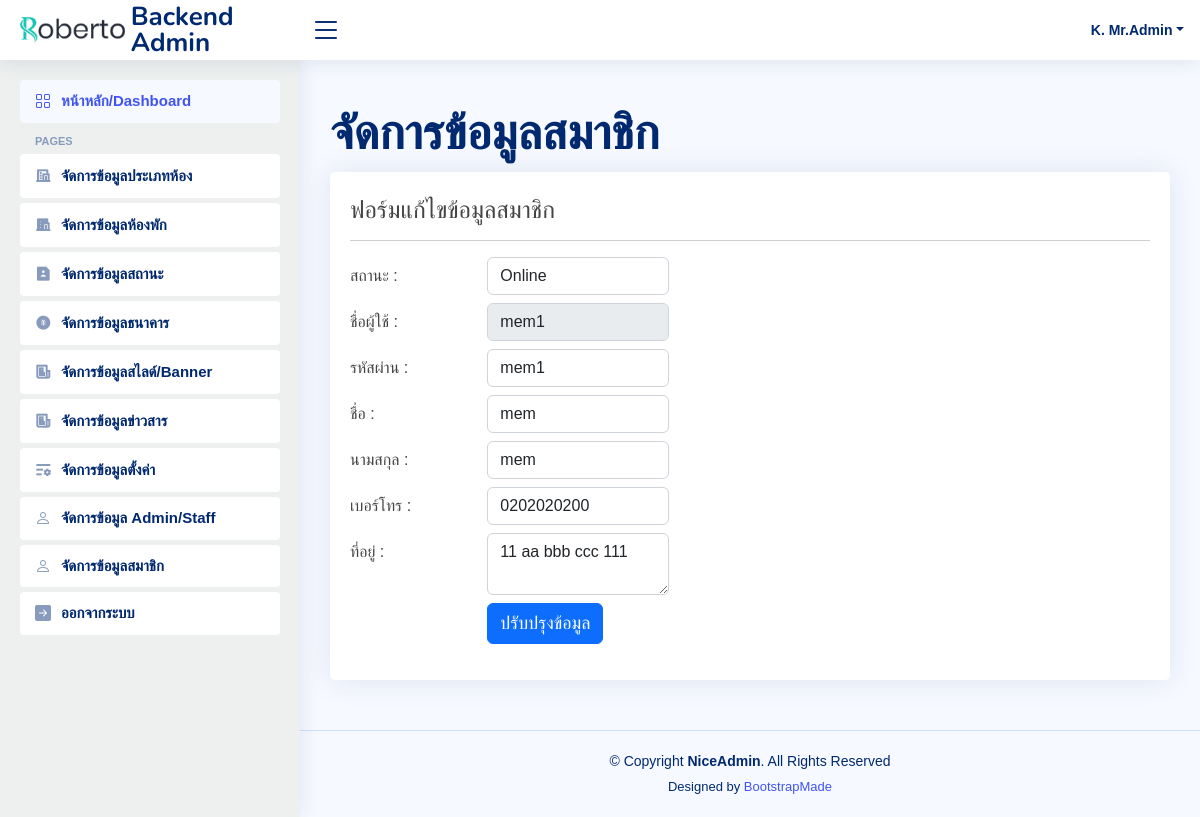
The app's page /admin/member.php?act=edit&admin_id=8 (signed in) with its own data.
### tables this page shows
CREATE TABLE `tb_ac_admin` (
  `admin_id` int(3) NOT NULL,
  `status_id` int(3) NOT NULL DEFAULT 1,
  `admin_name` varchar(100) NOT NULL,
  `admin_password` varchar(100) NOT NULL,
  `admin_firstname` varchar(100) NOT NULL,
  `admin_surname` varchar(100) NOT NULL,
  `admin_phone` varchar(10) NOT NULL,
  `admin_show` tinyint(3) UNSIGNED NOT NULL DEFAULT 1,
  `admin_address` text DEFAULT NULL
);

### admin/member_form_edit.php (the view, shortened to what this page needs)
<?php
$admin_id = $_GET['admin_id'];
$queryUpdateDetail = "SELECT *  FROM tb_ac_admin  as a WHERE admin_id=$admin_id";
$rsDetail = mysqli_query($Connection, $queryUpdateDetail) or die (mysqli_error($Connection));
$rowDetail = mysqli_fetch_assoc($rsDetail);
if ($rowDetail['admin_show'] == 1) {
   $admin_show = 'Online';
}else{
   $admin_show = 'ระงับ';
}
?>
<br>
  <h4><font face="TH Sarabun New"> ฟอร์มแก้ไขข้อมูลสมาชิก </font></h4>
  <hr>
  <form action="" method="post">
     <div class="row mb-2">
      <label for="inputText" class="col-sm-2 col-form-label"><font face="TH Sarabun New" size="3">สถานะ : </font></label>
      <div class="col-sm-3">
        <select name="admin_show" class="form-control" required>
          <option value="<?=$rowDetail['admin_show'];?>"><?=$admin_show;?></option>
        </select>
      </div>
    </div>
    <div class="row mb-2">
      <label for="inputText" class="col-sm-2 col-form-label"><font face="TH Sarabun New" size="3">ชื่อผู้ใช้ : </font></label>
      <div class="col-sm-3">
        <input type="text" name="admin_name" class="form-control" placeholder="adminname" value="<?=$rowDetail['admin_name'];?>" disabled>
      </div>
    </div>
    <div class="row mb-2">
      <label for="inputText" class="col-sm-2 col-form-label"><font face="TH Sarabun New" size="3">รหัสผ่าน : </font></label>
      <div class="col-sm-3">
        <input type="text" required name="admin_password" class="form-control" placeholder="Password" value="<?=$rowDetail['admin_password'];?>">
      </div>
    </div>
    <div class="row mb-2">
      <label for="inputText" class="col-sm-2 col-form-label"><font face="TH Sarabun New" size="3">ชื่อ : </font></label>
      <div class="col-sm-3">
        <input type="text" required name="admin_firstname" class="form-control" placeholder="ชื่อ" value="<?=$rowDetail['admin_firstname'];?>">
      </div>
    </div>
    <div class="row mb-2">
      <label for="inputText" class="col-sm-2 col-form-label"><font face="TH Sarabun New" size="3">นามสกุล : </font></label>
      <div class="col-sm-3">
        <input type="text" required name="admin_surname" class="form-control" placeholder="นามสกุล" value="<?=$rowDetail['admin_surname'];?>">
      </div>
    </div>
    <div class="row mb-2">
      <label for="inputText" class="col-sm-2 col-form-label"><font face="TH Sarabun New" size="3">เบอร์โทร : </font></label>
      <div class="col-sm-3">
        <input type="text" required name="admin_phone" class="form-control" placeholder="เบอร์โทร 10 หลัก" minlength="10" maxlength="10" value="<?=$rowDetail['admin_phone'];?>">
      </div>
    </div>
     <div class="row mb-2">
      <label for="inputText" class="col-sm-2 col-form-label"><font face="TH Sarabun New" size="3">ที่อยู่ : </font></label>
      <div class="col-sm-3">
        <textarea class="form-control"  name="admin_address" required placeholder="ที่อยู่"><?=$rowDetail['admin_address'];?></textarea>
      </div>
    </div>
    <div class="row mb-2">
      <label for="inputText" class="col-sm-2 col-form-label"></label>
      <div class="col-sm-3">
       <button type="submit"  class="btn btn-primary"><font face="TH Sarabun New" size="4">ปรับปรุงข้อมูล</font></button>
      </div>
    </div>
  </form>

### admin/web_struc/header.php (shortened to what this page needs)
======= Header ======= -->
  <header id="header" class="header fixed-top d-flex align-items-center">
    <div class="d-flex align-items-center justify-content-between">
      <a href="index.php" class="logo d-flex align-items-center">
        <img src="assets/img/logo.png" alt="">
        <span class="d-none d-lg-block">Backend Admin</span>
      </a>
      <i class="bi bi-list toggle-sidebar-btn"></i>
    </div>
    <nav class="header-nav ms-auto">
      <ul class="d-flex align-items-center">
        <li class="nav-item dropdown pe-3">
          <a class="nav-link nav-profile d-flex align-items-center pe-0" href="#" data-bs-toggle="dropdown">
            <span class="d-none d-md-block dropdown-toggle ps-2">K. <?=$rowAdmin['admin_firstname'];?></span>
          </a>
        </li>
      </ul>
    </nav>
  </header><!-- End Header

### admin/assets/css/style.css (style rules this page uses)
:root { scroll-behavior: smooth; }
body { font-family: "Open Sans", sans-serif; background: #f6f9ff; color: #444444; }
a { color: #4154f1; text-decoration: none; }
h1, h2, h3, h4, h5, h6 { font-family: "Nunito", sans-serif; }
.logo { line-height: 1; }
@media (min-width: 1200px) { .logo { width: 280px; } }
.logo img { max-height: 26px; margin-right: 6px; }
.logo span { font-size: 26px; font-weight: 700; color: #012970; font-family: "Nunito", sans-serif; }
.header { transition: all 0.5s; z-index: 997; height: 60px; box-shadow: 0px 2px 20px rgba(1, 41, 112, 0.1); background-color: #fff; padding-left: 20px; }
.header .toggle-sidebar-btn { font-size: 32px; padding-left: 10px; cursor: pointer; color: #012970; }
.header-nav ul { list-style: none; }
.header-nav>ul { margin: 0; padding: 0; }
.header-nav .nav-profile { color: #012970; }
.header-nav .nav-profile span { font-size: 14px; font-weight: 600; }

### admin/web_struc/title.php (style rules this page uses)
* { font-family:sans-serif; !important }

### records on screen
tb_ac_admin: admin_firstname "Mr.Admin"
tb_ac_admin: admin_show "Online", admin_name "mem1", admin_password "mem1", admin_firstname "mem", admin_surname "mem", admin_phone "0202020200", admin_address "11 aa bbb ccc 111"
